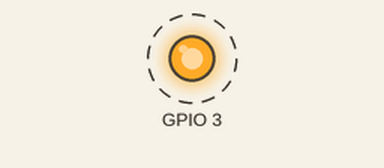
Simulated run of this program. Board: Raspberry Pi (BCM pin numbers). Shown: output pins drawn as LEDs (lit = HIGH). Dashed ring = blinking.

Above: at 0.2 s.
Timing chart, 0 to 3.0 s (numbered marks = the images above):
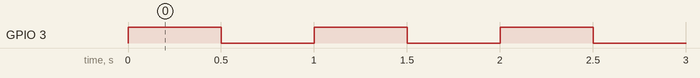

Measured:
- by itself, GPIO 3: alternates HIGH for 0.50 s and LOW for 0.50 s

The program:

blink.py
```python
#!/usr/bin/env python3
import time
import RPi.GPIO as GPIO

GPIO.setmode(GPIO.BCM)
GPIO.setup(3, GPIO.OUT)

while True:
    GPIO.output(3, GPIO.HIGH)
    time.sleep(0.5)
    GPIO.output(3, GPIO.LOW)
    time.sleep(0.5)
```
